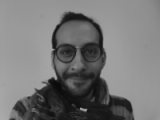
#> input picture nn_menu/starters/face_detection/test_samples/francesco.pgm, 160 x 120 px
$ python DrawBB.py
#> lines starting #> are read from the running program, lines starting #| are printed output that depends on the picture
import matplotlib.pyplot as plt
import matplotlib.patches as patches
from PIL import Image
import numpy as np

im = np.array(Image.open('test_samples/francesco.pgm'), dtype=np.uint8)
#> im is the input picture: shape (120, 160); min 10, max 172, mean 117.8

# Create figure and axes
fig,ax = plt.subplots(1)

# Display the image
ax.imshow(im)

# Copy Paste code here:
rect = patches.Rectangle((53,25),51,71,linewidth=1,edgecolor='r',facecolor='none')
ax.add_patch(rect)


################################

# Add the patch to the Axes
ax.add_patch(rect)

plt.show()
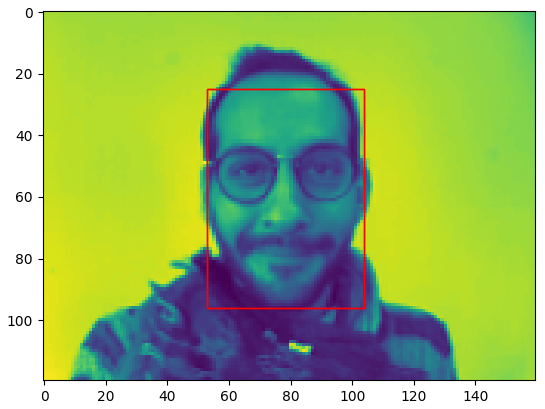
#> figure drawn by matplotlib, 1 panel
